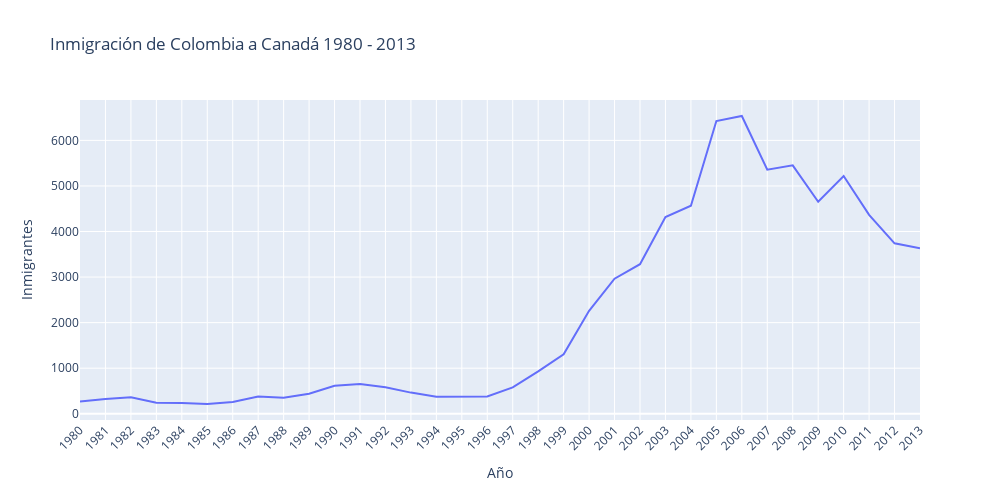

Write notebook code for a chart like this one.
### Code cell
fig = px.line(datos_col, x='Año', y='Inmigrantes', title='Inmigración de Colombia a Canadá\n1980 - 2013')
fig.update_layout(width=1000, height=500, xaxis={'tickangle': -45})
fig.show()

### Figure 1 — Plotly figure (JSON) as saved in the notebook; plotly's stock layout.template omitted (floating-point values rounded to 4 significant figures)
{"data": [{"hovertemplate": "Año=%{x}<br>Inmigrantes=%{y}<extra></extra>", "legendgroup": "", "line": {"color": "#636efa", "dash": "solid"}, "marker": {"symbol": "circle"}, "mode": "lines", "name": "", "orientation": "v", "showlegend": false, "type": "scatter", "x": ["1980", "1981", "1982", "1983", "1984", "1985", "1986", "1987", "1988", "1989", "1990", "1991", "1992", "1993", "1994", "1995", "1996", "1997", "1998", "1999", "2000", "2001", "2002", "2003", "2004", "2005", "2006", "2007", "2008", "2009", "2010", "2011", "2012", "2013"], "xaxis": "x", "y": [266, 326, 360, 244, 235, 214, 257, 376, 352, 439, 614, 652, 582, 464, 375, 371, 381, 578, 929, 1306, 2259, 2965, 3283, 4318, 4566, 6424, 6535, 5357, 5452, 4652, 5218, 4366, 3741, 3631], "yaxis": "y"}], "layout": {"height": 500, "legend": {"tracegroupgap": 0}, "title": {"text": "Inmigración de Colombia a Canadá\n1980 - 2013"}, "width": 1000, "xaxis": {"anchor": "y", "domain": [0, 1], "tickangle": -45, "title": {"text": "Año"}}, "yaxis": {"anchor": "x", "domain": [0, 1], "title": {"text": "Inmigrantes"}}}}
